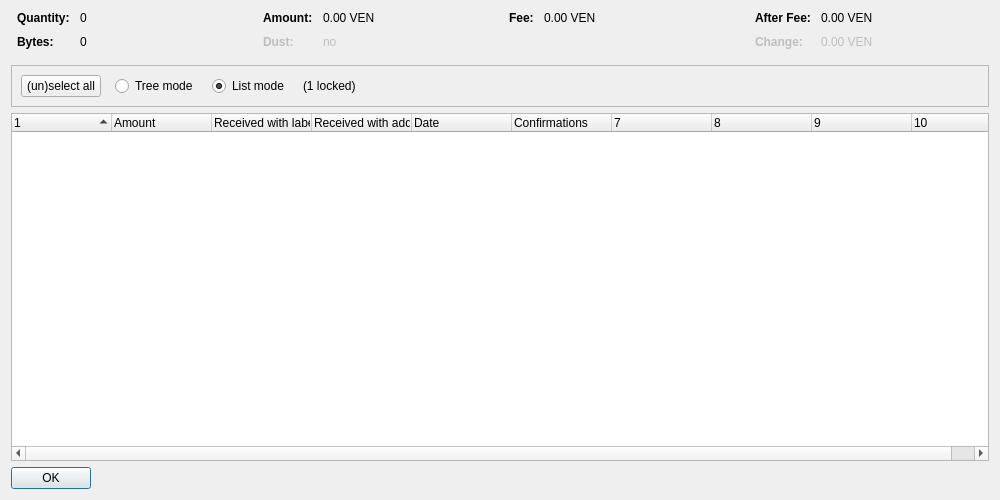
<?xml version="1.0" encoding="UTF-8"?>
<ui version="4.0">
 <class>CoinControlDialog</class>
 <widget class="QDialog" name="CoinControlDialog">
  <property name="geometry">
   <rect>
    <x>0</x>
    <y>0</y>
    <width>1000</width>
    <height>500</height>
   </rect>
  </property>
  <property name="windowTitle">
   <string>Coin Selection</string>
  </property>
  <layout class="QVBoxLayout" name="verticalLayout">
   <item>
    <layout class="QHBoxLayout" name="horizontalLayoutTop" stretch="0,0,0,0">
     <property name="topMargin">
      <number>0</number>
     </property>
     <property name="bottomMargin">
      <number>10</number>
     </property>
     <item>
      <layout class="QFormLayout" name="formLayoutCoinControl1">
       <property name="horizontalSpacing">
        <number>10</number>
       </property>
       <property name="verticalSpacing">
        <number>10</number>
       </property>
       <property name="leftMargin">
        <number>6</number>
       </property>
       <property name="rightMargin">
        <number>6</number>
       </property>
       <item row="0" column="0">
        <widget class="QLabel" name="labelCoinControlQuantityText">
         <property name="font">
          <font>
           <weight>75</weight>
           <bold>true</bold>
          </font>
         </property>
         <property name="text">
          <string>Quantity:</string>
         </property>
        </widget>
       </item>
       <item row="0" column="1">
        <widget class="QLabel" name="labelCoinControlQuantity">
         <property name="cursor">
          <cursorShape>IBeamCursor</cursorShape>
         </property>
         <property name="contextMenuPolicy">
          <enum>Qt::ActionsContextMenu</enum>
         </property>
         <property name="text">
          <string notr="true">0</string>
         </property>
         <property name="textInteractionFlags">
          <set>Qt::LinksAccessibleByMouse|Qt::TextSelectableByKeyboard|Qt::TextSelectableByMouse</set>
         </property>
        </widget>
       </item>
       <item row="1" column="0">
        <widget class="QLabel" name="labelCoinControlBytesText">
         <property name="font">
          <font>
           <weight>75</weight>
           <bold>true</bold>
          </font>
         </property>
         <property name="text">
          <string>Bytes:</string>
         </property>
        </widget>
       </item>
       <item row="1" column="1">
        <widget class="QLabel" name="labelCoinControlBytes">
         <property name="cursor">
          <cursorShape>IBeamCursor</cursorShape>
         </property>
         <property name="contextMenuPolicy">
          <enum>Qt::ActionsContextMenu</enum>
         </property>
         <property name="text">
          <string notr="true">0</string>
         </property>
         <property name="textInteractionFlags">
          <set>Qt::LinksAccessibleByMouse|Qt::TextSelectableByKeyboard|Qt::TextSelectableByMouse</set>
         </property>
        </widget>
       </item>
      </layout>
     </item>
     <item>
      <layout class="QFormLayout" name="formLayoutCoinControl2">
       <property name="horizontalSpacing">
        <number>10</number>
       </property>
       <property name="verticalSpacing">
        <number>10</number>
       </property>
       <property name="leftMargin">
        <number>6</number>
       </property>
       <property name="rightMargin">
        <number>6</number>
       </property>
       <item row="0" column="0">
        <widget class="QLabel" name="labelCoinControlAmountText">
         <property name="font">
          <font>
           <weight>75</weight>
           <bold>true</bold>
          </font>
         </property>
         <property name="text">
          <string>Amount:</string>
         </property>
        </widget>
       </item>
       <item row="0" column="1">
        <widget class="QLabel" name="labelCoinControlAmount">
         <property name="cursor">
          <cursorShape>IBeamCursor</cursorShape>
         </property>
         <property name="contextMenuPolicy">
          <enum>Qt::ActionsContextMenu</enum>
         </property>
         <property name="text">
          <string notr="true">0.00 VEN</string>
         </property>
         <property name="textInteractionFlags">
          <set>Qt::LinksAccessibleByMouse|Qt::TextSelectableByKeyboard|Qt::TextSelectableByMouse</set>
         </property>
        </widget>
       </item>
       <item row="1" column="0">
        <widget class="QLabel" name="labelCoinControlLowOutputText">
         <property name="enabled">
          <bool>false</bool>
         </property>
         <property name="font">
          <font>
           <weight>75</weight>
           <bold>true</bold>
          </font>
         </property>
         <property name="text">
          <string>Dust:</string>
         </property>
        </widget>
       </item>
       <item row="1" column="1">
        <widget class="QLabel" name="labelCoinControlLowOutput">
         <property name="enabled">
          <bool>false</bool>
         </property>
         <property name="cursor">
          <cursorShape>IBeamCursor</cursorShape>
         </property>
         <property name="contextMenuPolicy">
          <enum>Qt::ActionsContextMenu</enum>
         </property>
         <property name="text">
          <string notr="true">no</string>
         </property>
         <property name="textInteractionFlags">
          <set>Qt::LinksAccessibleByMouse|Qt::TextSelectableByKeyboard|Qt::TextSelectableByMouse</set>
         </property>
        </widget>
       </item>
      </layout>
     </item>
     <item>
      <layout class="QFormLayout" name="formLayoutCoinControl3">
       <property name="horizontalSpacing">
        <number>10</number>
       </property>
       <property name="verticalSpacing">
        <number>10</number>
       </property>
       <property name="leftMargin">
        <number>6</number>
       </property>
       <property name="rightMargin">
        <number>6</number>
       </property>
       <item row="0" column="0">
        <widget class="QLabel" name="labelCoinControlFeeText">
         <property name="font">
          <font>
           <weight>75</weight>
           <bold>true</bold>
          </font>
         </property>
         <property name="text">
          <string>Fee:</string>
         </property>
        </widget>
       </item>
       <item row="0" column="1">
        <widget class="QLabel" name="labelCoinControlFee">
         <property name="cursor">
          <cursorShape>IBeamCursor</cursorShape>
         </property>
         <property name="contextMenuPolicy">
          <enum>Qt::ActionsContextMenu</enum>
         </property>
         <property name="text">
          <string notr="true">0.00 VEN</string>
         </property>
         <property name="textInteractionFlags">
          <set>Qt::LinksAccessibleByMouse|Qt::TextSelectableByKeyboard|Qt::TextSelectableByMouse</set>
         </property>
        </widget>
       </item>
      </layout>
     </item>
     <item>
      <layout class="QFormLayout" name="formLayoutCoinControl4">
       <property name="horizontalSpacing">
        <number>10</number>
       </property>
       <property name="verticalSpacing">
        <number>10</number>
       </property>
       <property name="leftMargin">
        <number>6</number>
       </property>
       <property name="rightMargin">
        <number>6</number>
       </property>
       <item row="0" column="0">
        <widget class="QLabel" name="labelCoinControlAfterFeeText">
         <property name="font">
          <font>
           <weight>75</weight>
           <bold>true</bold>
          </font>
         </property>
         <property name="text">
          <string>After Fee:</string>
         </property>
        </widget>
       </item>
       <item row="0" column="1">
        <widget class="QLabel" name="labelCoinControlAfterFee">
         <property name="cursor">
          <cursorShape>IBeamCursor</cursorShape>
         </property>
         <property name="contextMenuPolicy">
          <enum>Qt::ActionsContextMenu</enum>
         </property>
         <property name="text">
          <string notr="true">0.00 VEN</string>
         </property>
         <property name="textInteractionFlags">
          <set>Qt::LinksAccessibleByMouse|Qt::TextSelectableByKeyboard|Qt::TextSelectableByMouse</set>
         </property>
        </widget>
       </item>
       <item row="1" column="0">
        <widget class="QLabel" name="labelCoinControlChangeText">
         <property name="enabled">
          <bool>false</bool>
         </property>
         <property name="font">
          <font>
           <weight>75</weight>
           <bold>true</bold>
          </font>
         </property>
         <property name="text">
          <string>Change:</string>
         </property>
        </widget>
       </item>
       <item row="1" column="1">
        <widget class="QLabel" name="labelCoinControlChange">
         <property name="enabled">
          <bool>false</bool>
         </property>
         <property name="cursor">
          <cursorShape>IBeamCursor</cursorShape>
         </property>
         <property name="contextMenuPolicy">
          <enum>Qt::ActionsContextMenu</enum>
         </property>
         <property name="text">
          <string notr="true">0.00 VEN</string>
         </property>
         <property name="textInteractionFlags">
          <set>Qt::LinksAccessibleByMouse|Qt::TextSelectableByKeyboard|Qt::TextSelectableByMouse</set>
         </property>
        </widget>
       </item>
      </layout>
     </item>
    </layout>
   </item>
   <item>
    <widget class="QFrame" name="frame">
     <property name="minimumSize">
      <size>
       <width>0</width>
       <height>40</height>
      </size>
     </property>
     <property name="frameShape">
      <enum>QFrame::StyledPanel</enum>
     </property>
     <property name="frameShadow">
      <enum>QFrame::Sunken</enum>
     </property>
     <layout class="QHBoxLayout" name="horizontalLayout">
      <item>
       <layout class="QHBoxLayout" name="horizontalLayoutPanel" stretch="0,0,0,0,0">
        <property name="spacing">
         <number>14</number>
        </property>
        <item>
         <widget class="QPushButton" name="pushButtonSelectAll">
          <property name="sizePolicy">
           <sizepolicy hsizetype="Maximum" vsizetype="Fixed">
            <horstretch>0</horstretch>
            <verstretch>0</verstretch>
           </sizepolicy>
          </property>
          <property name="text">
           <string>(un)select all</string>
          </property>
          <property name="autoDefault">
           <bool>false</bool>
          </property>
         </widget>
        </item>
        <item>
         <widget class="QRadioButton" name="radioTreeMode">
          <property name="sizePolicy">
           <sizepolicy hsizetype="Maximum" vsizetype="Fixed">
            <horstretch>0</horstretch>
            <verstretch>0</verstretch>
           </sizepolicy>
          </property>
          <property name="text">
           <string>Tree mode</string>
          </property>
         </widget>
        </item>
        <item>
         <widget class="QRadioButton" name="radioListMode">
          <property name="sizePolicy">
           <sizepolicy hsizetype="Maximum" vsizetype="Fixed">
            <horstretch>0</horstretch>
            <verstretch>0</verstretch>
           </sizepolicy>
          </property>
          <property name="text">
           <string>List mode</string>
          </property>
          <property name="checked">
           <bool>true</bool>
          </property>
         </widget>
        </item>
        <item>
         <widget class="QLabel" name="labelLocked">
          <property name="text">
           <string notr="true">(1 locked)</string>
          </property>
         </widget>
        </item>
        <item>
         <spacer name="horizontalSpacer">
          <property name="orientation">
           <enum>Qt::Horizontal</enum>
          </property>
          <property name="sizeHint" stdset="0">
           <size>
            <width>40</width>
            <height>20</height>
           </size>
          </property>
         </spacer>
        </item>
       </layout>
      </item>
     </layout>
    </widget>
   </item>
   <item>
    <widget class="CoinControlTreeWidget" name="treeWidget">
     <property name="contextMenuPolicy">
      <enum>Qt::CustomContextMenu</enum>
     </property>
     <property name="sortingEnabled">
      <bool>false</bool>
     </property>
     <property name="columnCount">
      <number>10</number>
     </property>
     <attribute name="headerShowSortIndicator" stdset="0">
      <bool>true</bool>
     </attribute>
     <attribute name="headerStretchLastSection">
      <bool>false</bool>
     </attribute>
     <column>
      <property name="text">
       <string/>
      </property>
     </column>
     <column>
      <property name="text">
       <string>Amount</string>
      </property>
     </column>
     <column>
      <property name="text">
       <string>Received with label</string>
      </property>
     </column>
     <column>
      <property name="text">
       <string>Received with address</string>
      </property>
     </column>
     <column>
      <property name="text">
       <string>Date</string>
      </property>
     </column>
     <column>
      <property name="text">
       <string>Confirmations</string>
      </property>
      <property name="toolTip">
       <string>Confirmed</string>
      </property>
     </column>
     <column>
      <property name="text">
       <string/>
      </property>
     </column>
     <column>
      <property name="text">
       <string/>
      </property>
     </column>
     <column>
      <property name="text">
       <string/>
      </property>
     </column>
     <column>
      <property name="text">
       <string/>
      </property>
     </column>
    </widget>
   </item>
   <item>
    <widget class="QDialogButtonBox" name="buttonBox">
     <property name="sizePolicy">
      <sizepolicy hsizetype="Maximum" vsizetype="Fixed">
       <horstretch>0</horstretch>
       <verstretch>0</verstretch>
      </sizepolicy>
     </property>
     <property name="orientation">
      <enum>Qt::Horizontal</enum>
     </property>
     <property name="standardButtons">
      <set>QDialogButtonBox::Ok</set>
     </property>
    </widget>
   </item>
  </layout>
 </widget>
 <customwidgets>
  <customwidget>
   <class>CoinControlTreeWidget</class>
   <extends>QTreeWidget</extends>
   <header>coincontroltreewidget.h</header>
  </customwidget>
 </customwidgets>
 <resources/>
 <connections/>
</ui>
